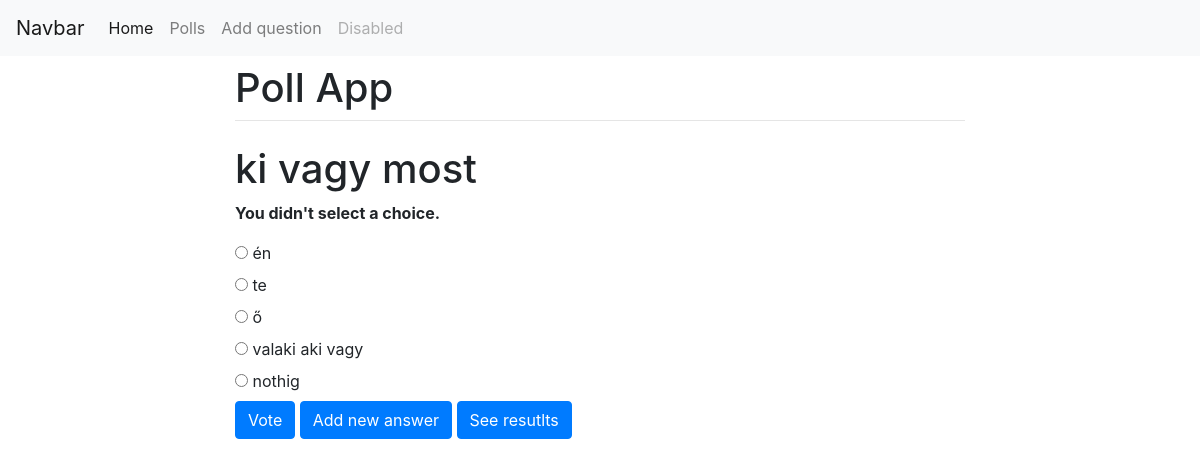
Page /polls/10/vote/ on the committed database.
### polls/models.py (models this page shows, shortened)
class Question(models.Model):
    question_text = models.CharField(max_length=200)
    pub_date = models.DateTimeField(editable=False, auto_now_add=True)

class Choice(models.Model):
    question = models.ForeignKey(Question, on_delete=models.CASCADE)
    choice_text = models.CharField(max_length=200)
    votes = models.IntegerField(default=0)

### polls/views.py (the view)
# urls.py: path('<int:question_id>/vote/', views.vote, name='vote'),
def vote(request, question_id):
    question = get_object_or_404(Question, pk=question_id)
    try:
        selected_choice = question.choice_set.get(pk=request.POST['choice'])
    except (KeyError, Choice.DoesNotExist):
        return render(request, 'polls/detail.html', {
            'question': question,
            'error_message': "You didn't select a choice.",
        })
    else:
        selected_choice.votes += 1
        selected_choice.save()
        return HttpResponseRedirect(reverse('polls:results', args=(question.id,)))

### polls/templates/polls/detail.html (shortened to what this page needs)
{% extends 'polls/base.html' %}
{% block content %}
    <div class="container">
      <div class="row justify-content-center">
        <div class="col-8">
          <h1 class="mt-2">Poll App</h1>
          <hr class="mt-0 mb-4">
<h1>{{ question.question_text }}</h1>
{% if error_message %}<p><strong>{{ error_message }}</strong></p>{% endif %}
<form action="{% url 'polls:vote' question.id %}" method="post">
{% for choice in question.choice_set.all %}
    <input type="radio" name="choice" id="choice{{ forloop.counter }}" value="{{ choice.id }}">
    <label for="choice{{ forloop.counter }}">{{ choice.choice_text }}</label><br>
{% endfor %}
<input type="submit" value="Vote" class="btn btn-primary">
<a class=" btn btn-primary" href="{% url 'polls:addanswer' question.id %}">Add new answer</a>
<a class=" btn btn-primary" href="{% url 'polls:results' question.id %}">See resutlts</a>
</form>
</div>
</div>
</div>
{% endblock %}

### rows in the picture
Question: question_text "ki vagy most"
Choice: choice_text "én"
Choice: choice_text "te"
Choice: choice_text "ő"
Choice: choice_text "valaki aki vagy"
Choice: choice_text "nothig"

### other values in the picture
{{ error_message }} "You didn't select a choice."
